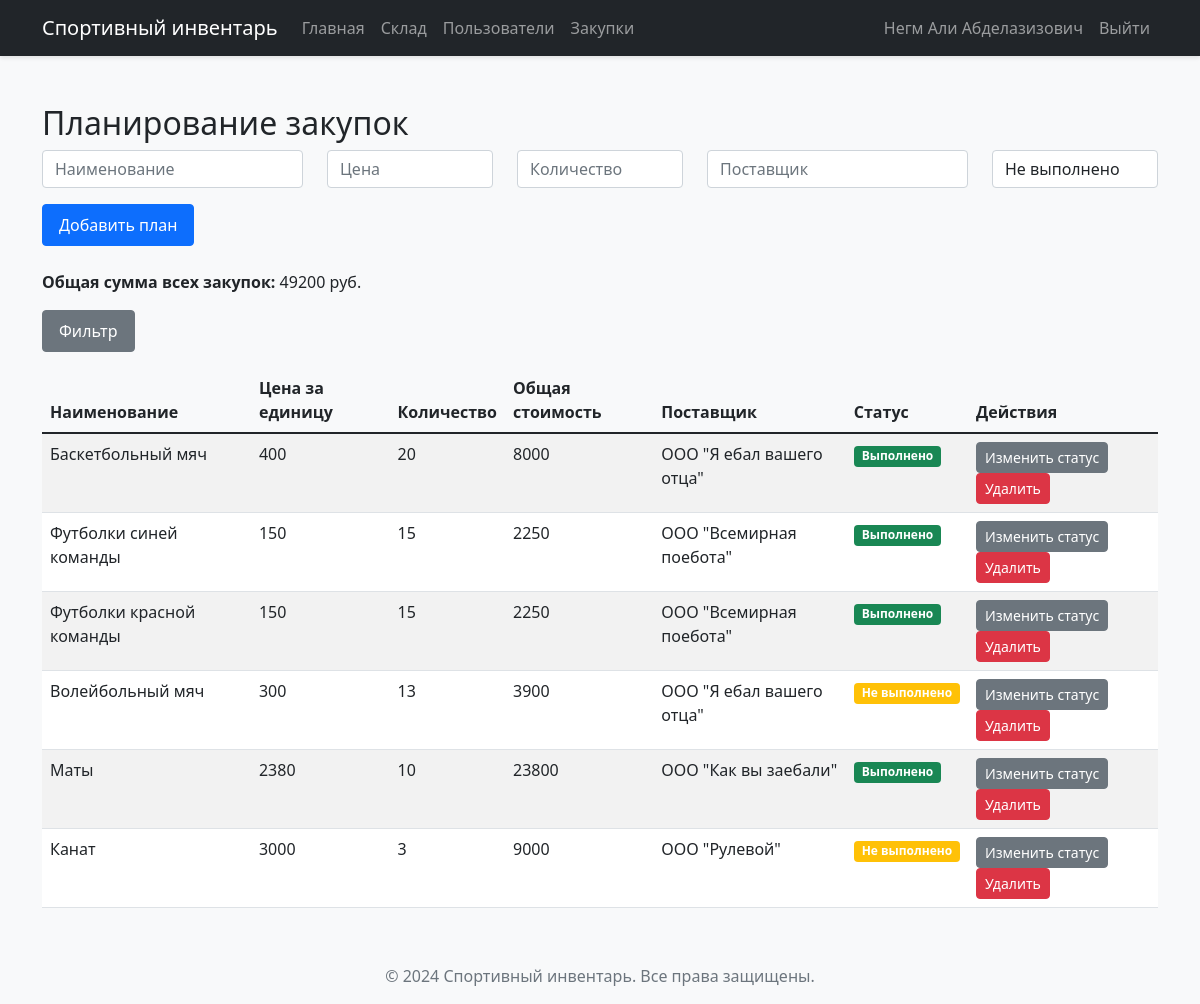
Screenshot of /purchases (signed in) with the database file from the repository.
### models.py (models this page shows)
class User(db.Model, UserMixin):
    __tablename__ = 'users'
    id = db.Column(db.Integer(), primary_key=True, unique=True, nullable=False)
    username = db.Column(db.String(64), nullable=False, unique=True)
    email = db.Column(db.String(128), nullable=False, unique=True)
    password = db.Column(db.String(64), nullable=False)
    admin = db.Column(db.Boolean, default=False)
    profile_picture = db.Column(db.String(128), nullable=True)

class Purchases(db.Model, UserMixin):
    __tablename__ = 'purchases'
    id = db.Column(db.Integer(), primary_key=True, nullable=False)
    name_eq = db.Column(db.String(64), nullable=False)
    price = db.Column(db.Integer(), nullable=False)
    count = db.Column(db.Integer())
    supplier = db.Column(db.String())
    status = db.Column(db.Boolean, default=False)
    @property
    def total_price(self):
        return self.price * self.count

### app.py (the view, shortened to what this page needs)
@app.route("/purchases", methods=['GET', 'POST'])
@login_required
def purchases():
    if not current_user.admin:
        flash("Доступ запрещен")
        return redirect(url_for('get_data'))
    purchase_plans = Purchases.query.all()
    return render_template("purchases.html", purchases=purchase_plans)

### app.py (called while the page is built)
@login_manager.user_loader
def load_user(user_id):
    return User.query.get(int(user_id))

### templates/purchases.html (shortened to what this page needs)
{% extends "base.html" %}
{% block content %}
<div class="container mt-4">
    <h2>Планирование закупок</h2>
    <form method="POST" class="mb-4">
        <div class="row">
            <div class="col-md-3">
                <input type="text" class="form-control" name="name_eq" placeholder="Наименование" required>
            </div>
            <div class="col-md-2">
                <input type="number" class="form-control" name="price" placeholder="Цена" required min="0">
            </div>
            <div class="col-md-2">
                <input type="number" class="form-control" name="count" placeholder="Количество" required min="0">
            </div>
            <div class="col-md-3">
                <input type="text" class="form-control" name="supplier" placeholder="Поставщик" required>
            </div>
            <div class="col-md-2">
                <select class="form-control" name="status">
                    <option value="0">Не выполнено</option>
                </select>
            </div>
        </div>
        <button type="submit" class="btn btn-primary mt-3">Добавить план</button>
    </form>
    <div class="mb-3">
        <strong>Общая сумма всех закупок: </strong>
        {{ purchases|sum(attribute='total_price') }} руб.
    </div>
    <div class="mb-3">
        <button class="btn btn-secondary" onclick="toggleFilterMenu()">Фильтр</button>
    </div>
    <div class="table-responsive">
        <table class="table table-striped table-hover">
            <thead class="thead-dark">
                <tr>
                    <th>Наименование</th>
                    <th>Цена за единицу</th>
                    <th>Количество</th>
                    <th>Общая стоимость</th>
                    <th>Поставщик</th>
                    <th>Статус</th>
                    <th>Действия</th>
                </tr>
            </thead>
            <tbody id="purchasesTable">
                {% for purchase in purchases %}
                <tr data-status="{{ 'completed' if purchase.status else 'not_completed' }}">
                    <td>{{ purchase.name_eq }}</td>
                    <td>{{ purchase.price }}</td>
                    <td>{{ purchase.count }}</td>
                    <td>{{ purchase.price * purchase.count }}</td>
                    <td>{{ purchase.supplier }}</td>
                    <td>
                        <span class="badge {% if purchase.status %}bg-success{% else %}bg-warning{% endif %}">
                            {% if purchase.status %}Выполнено{% else %}Не выполнено{% endif %}
                        </span>
                    </td>
                    <td>
                        <button class="btn btn-sm btn-secondary" onclick="toggleStatus('{{ purchase.id }}')">
                            Изменить статус
                        </button>
                        <button class="btn btn-sm btn-danger" onclick="deletePurchase('{{ purchase.id }}')">
                            Удалить
                        </button>
                    </td>
                </tr>
                {% endfor %}
            </tbody>
        </table>
    </div>
</div>
{% endblock %}

### templates/base.html (shortened to what this page needs)
<!DOCTYPE html>
<html lang="ru">
<head>
    <link href="https://cdn.jsdelivr.net/npm/bootstrap@5.1.3/dist/css/bootstrap.min.css" rel="stylesheet">
    <link rel="stylesheet" href="{{ url_for('static', filename='css/style.css') }}">
</head>
<body>
    <nav class="navbar navbar-expand-lg navbar-dark bg-dark">
        <div class="container">
            <a class="navbar-brand" href="{{ url_for('get_data') }}">Спортивный инвентарь</a>
            <div class="collapse navbar-collapse" id="navbarNav">
                <ul class="navbar-nav me-auto">
                    <li class="nav-item">
                        <a class="nav-link" href="{{ url_for('get_data') }}">Главная</a>
                    </li>
                    {% if current_user.is_authenticated and current_user.admin %}
                    <li class="nav-item">
                        <a class="nav-link" href="{{ url_for('storage') }}">Склад</a>
                    </li>
                    <li class="nav-item">
                        <a class="nav-link" href="{{ url_for('users') }}">Пользователи</a>
                    </li>
                    <li class="nav-item">
                        <a class="nav-link" href="{{ url_for('purchases') }}">Закупки</a>
                    </li>
                    {% endif %}
                </ul>
                <ul class="navbar-nav">
                    {% if current_user.is_authenticated %}
                    <li class="nav-item">
                        <a class="nav-link" href="{{ url_for('profile') }}">
                            {{ current_user.username }}
                        </a>
                    </li>
                    <li class="nav-item">
                        <a class="nav-link" href="{{ url_for('logout') }}">Выйти</a>
                    </li>
                    {% endif %}
                </ul>
            </div>
        </div>
    </nav>
    <main class="py-4">
        {% block content %}
        {% endblock %}
    </main>
    <footer class="footer mt-auto py-3 bg-light">
        <div class="container text-center">
            <span class="text-muted">© 2024 Спортивный инвентарь. Все права защищены.</span>
        </div>
    </footer>
</body>
</html>

### static/css/style.css (style rules this page uses)
body { min-height: 100vh; display: flex; flex-direction: column; background-color: #f8f9fa; }
main { flex: 1; }
.footer { margin-top: auto; }
.table { background-color: #fff; }
.table thead { background-color: #f8f9fa; }
.btn { padding: 0.5rem 1rem; border-radius: 0.25rem; }
.btn-sm { padding: 0.25rem 0.5rem; }
.navbar { box-shadow: 0 2px 4px rgba(0, 0, 0, 0.1); }

### rows the page displays
User: username "Негм Али Абделазизович"
Purchases: name_eq "Баскетбольный мяч", price "400", count "20", purchase.price*purchase.count "8000", supplier "ООО \"Я ебал вашего отца\"", status "Выполнено"
Purchases: name_eq "Футболки синей команды", price "150", count "15", purchase.price*purchase.count "2250", supplier "ООО \"Всемирная поебота\"", status "Выполнено"
Purchases: name_eq "Футболки красной команды", price "150", count "15", purchase.price*purchase.count "2250", supplier "ООО \"Всемирная поебота\"", status "Выполнено"
Purchases: name_eq "Волейбольный мяч", price "300", count "13", purchase.price*purchase.count "3900", supplier "ООО \"Я ебал вашего отца\"", status "Не выполнено"
Purchases: name_eq "Маты", price "2380", count "10", purchase.price*purchase.count "23800", supplier "ООО \"Как вы заебали\"", status "Выполнено"
Purchases: name_eq "Канат", price "3000", count "3", purchase.price*purchase.count "9000", supplier "ООО \"Рулевой\"", status "Не выполнено"

### other values shown
{{ purchases|sum(attribute='total_price') }} "49200"
